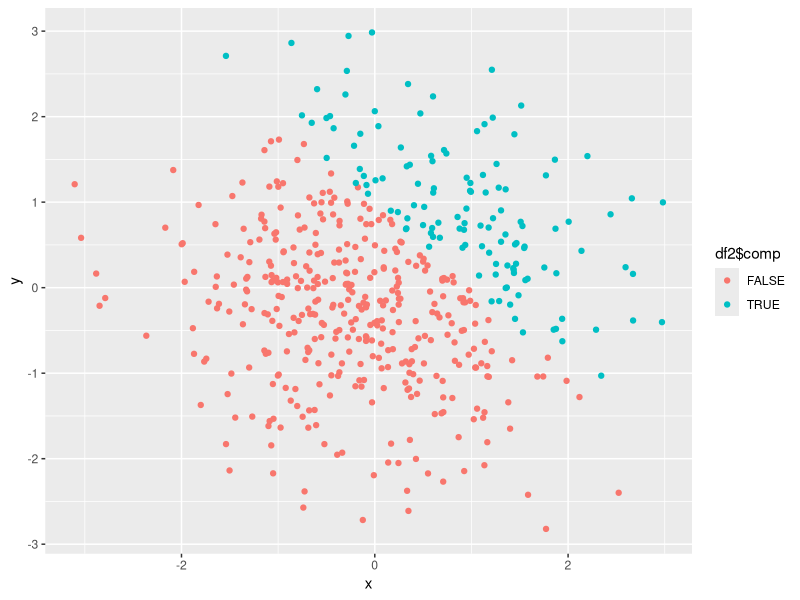
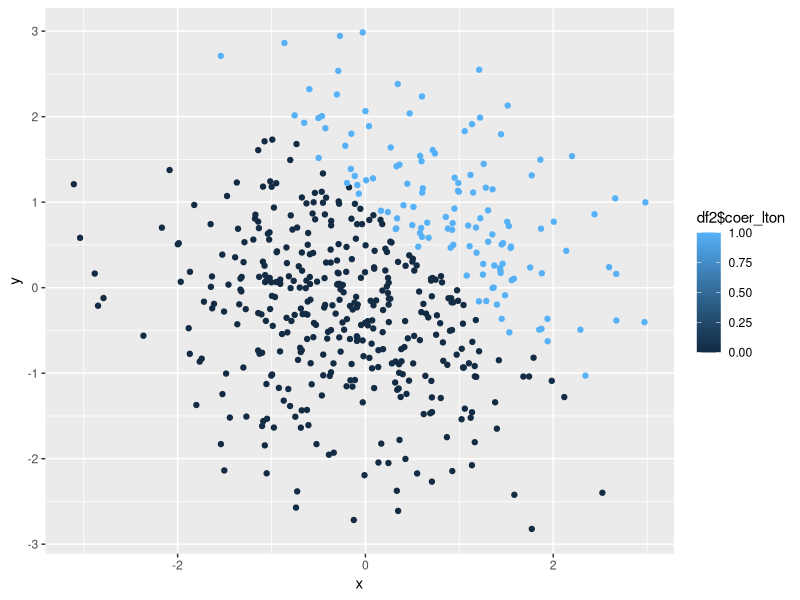
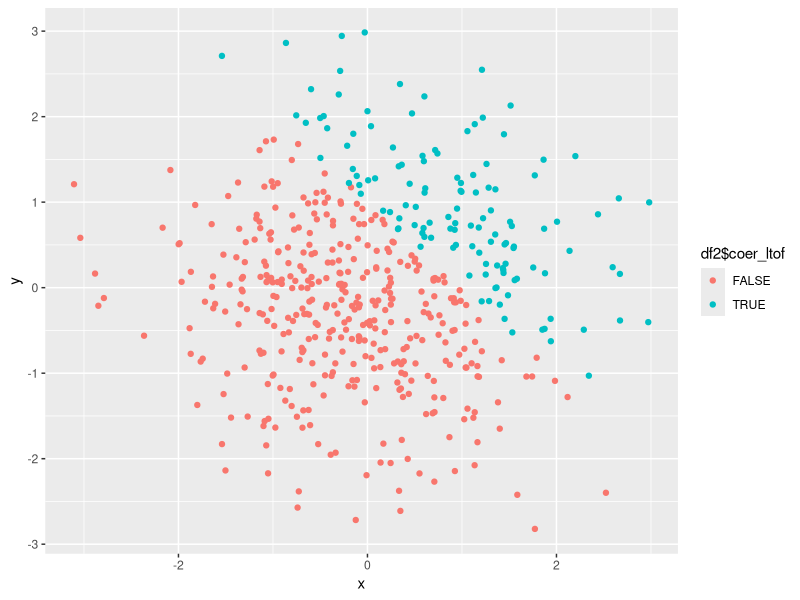

The R script that drew these images, in order:
## ---- chunk 1
knitr::opts_chunk$set(echo = TRUE)
## ---- chunk 2
library(tidyverse)
df <- tibble(
  norm_sp = rnorm(8),
  logi_vec = norm_sp > 0 ,
  chr_vec = c("1", "2", "3", "4", "5", "6", "7", "8"),
  fac_vec = factor(c("0","1","0","2","1","2","0","1"))
)

mean(pull(df, norm_sp))
mean(pull(df, logi_vec))
mean(pull(df, chr_vec))
mean(pull(df, fac_vec))
## ---- chunk 3
as.numeric(df$logi_vec) * df$norm_sp
as.factor(df$logi_vec) * df$norm_sp
as.numeric(as.factor(df$logi_vec)) * df$norm_sp
## ---- chunk 4
df2 <- tibble(
  x = rnorm(500),
  y = rnorm(500),
  comp = x + y >1,
  coer_lton = as.numeric(comp),
  coer_ltof = as.factor(comp)
)



## ---- chunk 5
ggplot(df2, aes(x = x, y = y, color = df2$comp)) + geom_point()
ggplot(df2, aes(x = x, y = y, color = df2$coer_lton)) + geom_point()
ggplot(df2, aes(x = x, y = y, color = df2$coer_ltof)) + geom_point()
